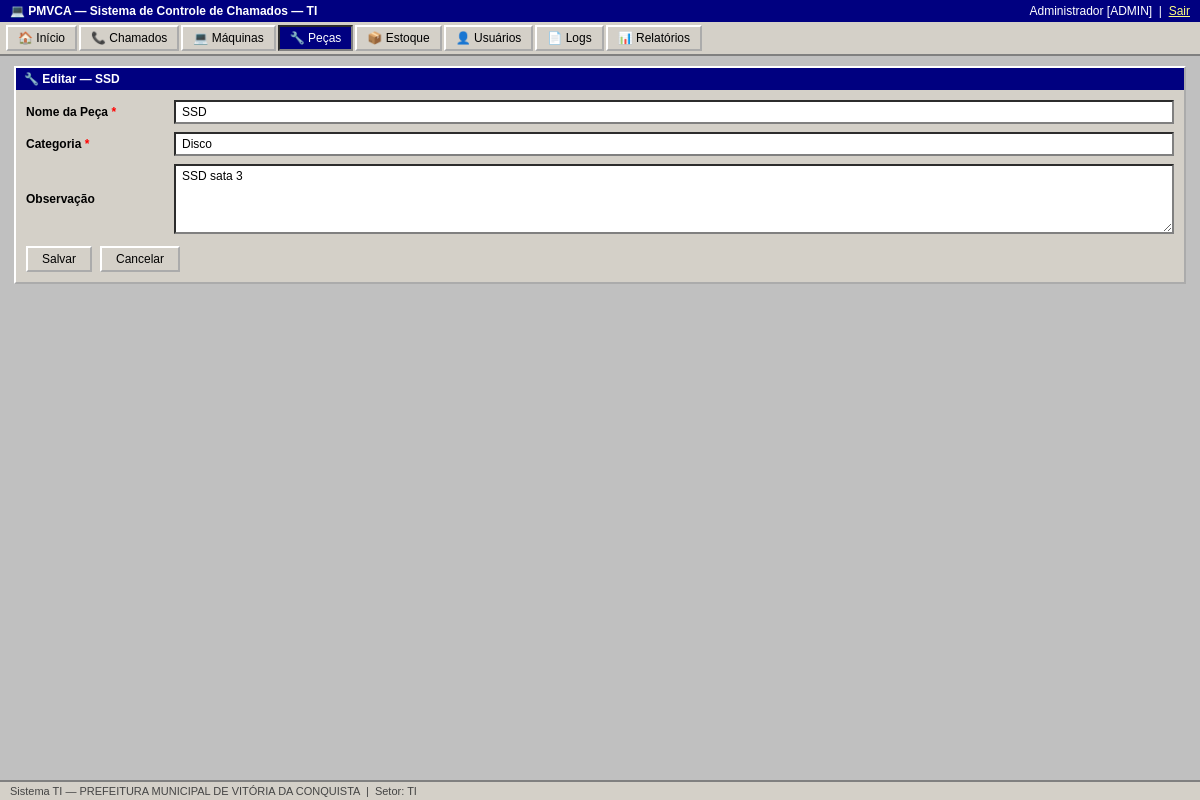
The page /pecas/1/editar (signed in) on the database its author committed.
### tables this page shows
CREATE TABLE pecas (
        id INTEGER PRIMARY KEY AUTOINCREMENT,
        nome TEXT NOT NULL, categoria TEXT NOT NULL,
        observacao TEXT, criado_em TEXT NOT NULL);

### app.py (the view, shortened to what this page needs)
@app.route('/pecas/<int:pid>/editar', methods=['GET','POST'])
@tecnico_required
def peca_editar(pid):
    conn = get_db()
    p    = conn.execute("SELECT * FROM pecas WHERE id=?",(pid,)).fetchone()
    conn.close()
    if not p:
        flash('Peça não encontrada.','erro')
        return redirect(url_for('pecas'))
    form = dict(p) if request.method=='GET' else dict(request.form)
    return render_template('peca_form.html', peca=p, form=form)

### app.py (called while the page is built)
def get_db():
    conn = sqlite3.connect(DB_PATH)
    conn.row_factory = sqlite3.Row
    conn.execute("PRAGMA foreign_keys = ON")
    return conn

def tecnico_required(f):
    @wraps(f)
    def d(*a, **kw):
        if 'usuario_id' not in session:
            return redirect(url_for('login'))
        if session.get('perfil') not in ('admin', 'tecnico'):
            flash('Acesso restrito a técnicos ou administradores.', 'erro')
            return redirect(url_for('dashboard'))
        return f(*a, **kw)
    return d

### templates/peca_form.html (shortened to what this page needs)
{% extends 'base.html' %}
{% block content %}
<div class="window">
  <div class="window-title">&#128295; {% if peca %}Editar — {{ peca.nome }}{% else %}Cadastrar Nova Peça{% endif %}</div>
  <div class="window-body">
    <form method="post">
      <div class="form-group">
        <label>Nome da Peça <span class="required">*</span></label>
        <input type="text" name="nome" value="{{ form.get('nome','') }}" required maxlength="120">
      </div>
      <div class="form-group">
        <label>Categoria <span class="required">*</span></label>
        <input type="text" name="categoria" value="{{ form.get('categoria','') }}" required maxlength="80"
               placeholder="Ex: Memória RAM, HD, Cabo, Fonte...">
      </div>
      <div class="form-group">
        <label>Observação</label>
        <textarea name="observacao">{{ form.get('observacao','') }}</textarea>
      </div>
      <div class="form-actions">
        <input type="submit" class="btn btn-primary" value="{% if peca %}Salvar{% else %}Cadastrar Peça{% endif %}">
        <a href="/pecas" class="btn">Cancelar</a>
      </div>
    </form>
  </div>
</div>
{% endblock %}

### static/css/style.css (style rules this page uses)
*, *::before, *::after { box-sizing: border-box; margin: 0; padding: 0; }
body { font-family: Tahoma, Arial, sans-serif; font-size: 13px; background: #c0c0c0; color: #000; min-height: 100vh; display: flex; flex-direction: column; }
.window { background: #d4d0c8; border: 2px outset #fff; margin-bottom: 10px; }
.window-title { background: #000080; color: #fff; padding: 4px 8px; font-weight: bold; font-size: 12px; display: flex; align-items: center; gap: 6px; }
.window-body { padding: 10px; }
.btn, button, input[type=submit], input[type=button] { font-family: Tahoma, Arial, sans-serif; font-size: 12px; padding: 4px 14px; background: #d4d0c8; border: 2px outset #fff; cursor: pointer; color: #000; text-decoration: none; display: inline-block; }
.btn-primary { background: #000080; color: #fff; }
.form-group { margin-bottom: 8px; display: flex; align-items: center; gap: 8px; flex-wrap: wrap; }
.form-group label { min-width: 140px; font-weight: bold; font-size: 12px; }
.form-group input, .form-group select, .form-group textarea { font-family: Tahoma, Arial, sans-serif; font-size: 12px; padding: 3px 6px; border: 2px inset #808080; background: #fff; flex: 1; min-width: 180px; }
.form-group textarea { min-height: 70px; resize: vertical; }
.form-actions { margin-top: 12px; display: flex; gap: 8px; }
.required { color: red; }
a { color: #000080; }

### rows shown on the page
pecas: nome "SSD", categoria "Disco", observacao "SSD sata 3"

### other values the page prints
{{ session.nome }} "Administrador"
{{ session.perfil|upper }} "ADMIN"
{{ session.setor }} "TI"
